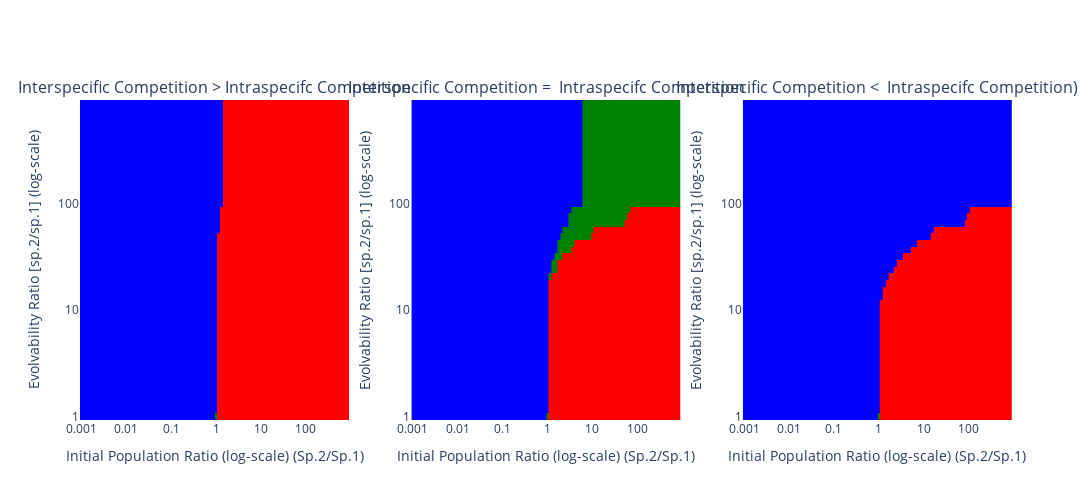

Notebook source saved alongside this figure:
### Code cell
import numpy as np
import plotly.graph_objects as go
from plotly.subplots import make_subplots
import plotly.io as pio

# Assume the following classes and functions are defined elsewhere in your code:
# from your_module import Parameters_for_Analysis, run_simulation_and_get_outcome_instance

def plot_2d_sensitivity_analysis_initial_pop_vs_evolvability(
    N2_N1_ratios,
    V_A2_V_A1_ratios,
    final_outcomes_matrix,
    subplot_row,
    subplot_col,
    fig
):
    """
    Plots a heatmap for a specific competitive regime.

    Parameters:
    - N2_N1_ratios (array): Ratios of initial populations (fast-ev./slow-ev.).
    - V_A2_V_A1_ratios (array): Ratios of evolvability (V_A2/V_A1).
    - final_outcomes_matrix (2D array): Simulation outcomes.
    - subplot_row (int): Row index in the subplot grid.
    - subplot_col (int): Column index in the subplot grid.
    - fig (Figure): Plotly figure object to add the heatmap to.
    """
    color_map = {
        "sp 2 (high-genetic-var) wins, sp 1 (low-genetic-var) extinct": 0,
        "sp 1 (low-genetic-var) wins, sp 2 (high-genetic-var) extinct": 1,
        "both extinct": 2,
        "both coexist": 3
    }

    # Convert the final outcomes to numerical values
    numerical_matrix = np.vectorize(color_map.get)(final_outcomes_matrix)

    # Define colors for the heatmap
    colorscale = [
        [0.0, 'red'],       # sp 2 wins, sp 1 extinct
        [1/3, 'blue'],      # sp 1 wins, sp 2 extinct
        [2/3, 'black'],     # both coexist
        [1.0, 'green']      # both extinct
    ]

    # Create the heatmap
    heatmap = go.Heatmap(
        z=numerical_matrix.T,  # Transpose the matrix to align axes correctly
        x=N2_N1_ratios,
        y=V_A2_V_A1_ratios,
        colorscale=colorscale,
        showscale=False,  # We'll add a single color scale later
        hovertemplate='N2/N1: %{x}<br>V_A2/V_A1: %{y}<br>Outcome: %{z}<extra></extra>'
    )

    # Add the heatmap to the specified subplot
    fig.add_trace(heatmap, row=subplot_row, col=subplot_col)

    # Update axes for each subplot
    fig.update_xaxes(
        title_text='Initial Population Ratio (log) (fast-ev./slow-ev.)',
        type='log',
        tickvals=[0.001, 0.01, 0.1, 1, 10, 100, 1000, 10000],
        ticktext=["0.001", "0.01", "0.1", "1", "10", "100", "1000", "10000"],
        row=subplot_row,
        col=subplot_col
    )
    fig.update_yaxes(
        title_text='Evolvability Ratio [fast-ev./slow-ev.] (log)',
        type='log',
        tickvals=[1, 10, 100, 1000],
        ticktext=['1', '10', '100', '1000'],
        row=subplot_row,
        col=subplot_col
    )

def generate_parameters_with_varied_parameters(
    N2_N1_ratios,
    V_A2_V_A1_ratios,
    competition_params,
    base_parameters
):
    """
    Generates a list of Parameters_for_Analysis objects with varied competition parameters.

    Parameters:
    - N2_N1_ratios (array): Ratios of initial populations (fast-ev./slow-ev.).
    - V_A2_V_A1_ratios (array): Ratios of evolvability (V_A2/V_A1).
    - competition_params (dict): Dictionary containing alpha parameters.
    - base_parameters (Parameters_for_Analysis): Base parameters for the analysis.

    Returns:
    - parameters_list (list): List of Parameters_for_Analysis objects.
    """
    parameters_list = []
    for N2_N1 in N2_N1_ratios:
        for V_A2_V_A1 in V_A2_V_A1_ratios:
            # Use base V_A1 and V_A2 without scaling

            # Update base_parameters with competition parameters
            updated_base_params = base_parameters.__dict__.copy()
            updated_base_params.update(competition_params)
            updated_base_params['V_A1'] = 0.01
            updated_base_params['V_A2'] = 0.01

            # Set initial_population_species_2 based on the ratio
            updated_base_params['initial_population_species_2'] = updated_base_params['initial_population_species_1'] * N2_N1
            updated_base_params['V_A2'] = updated_base_params['V_A1'] * V_A2_V_A1  # Ensure correct V_A2 scaling if needed

            # Instantiate Parameters_for_Analysis with updated parameters
            parameters = Parameters_for_Analysis(base_parameters=base_parameters, **updated_base_params)
            parameters_list.append(parameters)
    return parameters_list

def run_sensitivity_analysis(parameters_list):
    """
    Runs the simulation for each set of parameters and collects the outcomes.

    Parameters:
    - parameters_list (list): List of Parameters_for_Analysis objects.

    Returns:
    - final_outcomes_list (list): List of simulation outcome strings.
    """
    final_outcomes_list = []
    for parameters in parameters_list:
        final_outcome_instance = run_simulation_and_get_outcome_instance(parameters)
        final_outcomes_list.append(final_outcome_instance.outcome)
    return final_outcomes_list

def run_multipanel_sensitivity_analysis(
    N2_N1_ratios,
    V_A2_V_A1_ratios,
    competition_types,
    base_parameters
):
    """
    Runs the sensitivity analysis across different competition types.

    Parameters:
    - N2_N1_ratios (array): Ratios of initial populations (fast-ev./slow-ev.).
    - V_A2_V_A1_ratios (array): Ratios of evolvability (V_A2/V_A1).
    - competition_types (list): List of dictionaries defining competition types and their alpha parameters.
    - base_parameters (Parameters_for_Analysis): Base parameters for the analysis.

    Returns:
    - final_outcomes_matrices (dict): Dictionary with outcomes for each competition type.
    """
    final_outcomes_matrices = {}
    for comp_idx, competition in enumerate(competition_types, start=1):
        comp_name = competition['name']
        comp_params = competition['params']
        final_outcomes_matrices[comp_name] = {}
        
        print(f"Running sensitivity analysis for Competition: {comp_name}...")
        parameters_list = generate_parameters_with_varied_parameters(
            N2_N1_ratios,
            V_A2_V_A1_ratios,
            comp_params,
            base_parameters
        )
        final_outcomes_list = run_sensitivity_analysis(parameters_list)
        final_outcomes_matrix = np.array(final_outcomes_list).reshape(len(N2_N1_ratios), len(V_A2_V_A1_ratios))
        final_outcomes_matrices[comp_name] = final_outcomes_matrix
    return final_outcomes_matrices

def plot_multipanel_sensitivity_analysis(
    N2_N1_ratios,
    V_A2_V_A1_ratios,
    final_outcomes_matrices,
    competition_types
):
    """
    Plots a 3x1 multipanel heatmap of sensitivity analysis outcomes across competition types.

    Parameters:
    - N2_N1_ratios (array): Ratios of initial populations (fast-ev./slow-ev.).
    - V_A2_V_A1_ratios (array): Ratios of evolvability (V_A2/V_A1).
    - final_outcomes_matrices (dict): Dictionary with outcomes for each competition type.
    - competition_types (list): List of dictionaries defining competition types and their alpha parameters.
    """
    # Define a universal color_map for all heatmaps
    color_map = {
        "sp 2 (high-genetic-var) wins, sp 1 (low-genetic-var) extinct": 0,
        "sp 1 (low-genetic-var) wins, sp 2 (high-genetic-var) extinct": 1,
        "both extinct": 2,
        "both coexist": 3
    }

    # Create a subplot figure with 3 rows and 1 column
    fig = make_subplots(
        rows=1, cols=3,
        subplot_titles=[
            f"{comp['name']}"
            for comp in competition_types
        ],
        vertical_spacing=0.1
    )

    # Iterate through competition types to plot each heatmap
    for col_idx, competition in enumerate(competition_types, start=1):
        comp_name = competition['name']
        final_outcomes_matrix = final_outcomes_matrices[comp_name]
        plot_2d_sensitivity_analysis_initial_pop_vs_evolvability(
            N2_N1_ratios,
            V_A2_V_A1_ratios,
            final_outcomes_matrix,
            subplot_row=1,
            subplot_col=col_idx,
            fig=fig
        )

    # Add a single color scale to the right of all subplots
    # Create a separate colorbar
    fig.add_trace(
        go.Heatmap(
            z=[0, 1, 2, 3],
            colorscale=[
                [0.0, 'red'],       # sp 2 wins, sp 1 extinct
                [1/3, 'blue'],      # sp 1 wins, sp 2 extinct
                [2/3, 'black'],     # both coexist
                [1.0, 'green']      # both extinct
            ],
            showscale=True,
            colorbar=dict(
                title="Outcome",
                tickvals=[0, 1, 2, 3],
                ticktext=list(color_map.keys()),
                len=0.8,
                y=0.5,
                title_side="right",
                titleside="right"
            ),
            zmin=0,
            zmax=3,
            visible=False  # Hide the heatmap itself
        ),
        row=1, col=1  # Position the colorbar on the first subplot
    )

    # Update the overall layout of the figure
    fig.update_layout(
        width=1500,  # Adjusted width for better spacing
        height=500,  # Adjusted height for better spacing (since it's 3x1)
        template='plotly',
        showlegend=False
    )

    # Show the figure
    pio.show(fig)

def main():
    """
    Main function to execute the sensitivity analysis and plotting.
    """
    # Define competition types with their respective alpha parameters
    competition_types = [
        {
            'name': 'Interspecific Competition > Intraspecifc Competition', 
            'params': {
                'alpha11': 0.0025,
                'alpha12': 0.005,
                'alpha21': 0.005,
                'alpha22': 0.0025
            }
        },
        {
            'name': 'Interspecific Competition =  Intraspecifc Competition',
            'params': {
                'alpha11': 0.00375,
                'alpha12': 0.00375,
                'alpha21': 0.00375,
                'alpha22': 0.00375
            }
        },
        {
            'name': 'Interspecific Competition <  Intraspecifc Competition)',
            'params': {
                'alpha11': 0.005,
                'alpha12': 0.0025,
                'alpha21': 0.0025,
                'alpha22': 0.005
            }
        }
    ]

    # Define the power ranges for the ratios
    N2_N1_powers = np.arange(-3, 3, 0.0625)
    V_A2_V_A1_powers = np.arange(0, 3, 0.0625)

    # Calculate the actual ratios
    N2_N1_ratios = np.power(10.0, N2_N1_powers)
    V_A2_V_A1_ratios = np.power(10.0, V_A2_V_A1_powers)

    # Run sensitivity analysis for each competition type
    final_outcomes_matrices = run_multipanel_sensitivity_analysis(
        N2_N1_ratios,
        V_A2_V_A1_ratios,
        competition_types,
        base_parameters  # Assumes base_parameters is defined elsewhere
    )

    # Plot the multipanel heatmaps
    plot_multipanel_sensitivity_analysis(
        N2_N1_ratios,
        V_A2_V_A1_ratios,
        final_outcomes_matrices,
        competition_types
    )

if __name__ == "__main__":
    main()

### Figure 1 — Plotly figure (JSON) as saved in the notebook; plotly's stock layout.template omitted (floating-point values rounded to 4 significant figures; data arrays with more than 128 entries replaced by an {"elided": "..."} marker saying what was removed)
{"data": [{"colorscale": [[0, "red"], [0.3333, "blue"], [0.6667, "black"], [1, "green"]], "hovertemplate": "N2/N1: %{x}<br>V_A2/V_A1: %{y}<br>Outcome: %{z}<extra></extra>", "showscale": false, "type": "heatmap", "x": [0.001, 0.001155, 0.001334, 0.00154, 0.001778, 0.002054, 0.002371, 0.002738, 0.003162, 0.003652, 0.004217, 0.00487, 0.005623, 0.006494, 0.007499, 0.00866, 0.01, 0.01155, 0.01334, 0.0154, 0.01778, 0.02054, 0.02371, 0.02738, 0.03162, 0.03652, 0.04217, 0.0487, 0.05623, 0.06494, 0.07499, 0.0866, 0.1, 0.1155, 0.1334, 0.154, 0.1778, 0.2054, 0.2371, 0.2738, 0.3162, 0.3652, 0.4217, 0.487, 0.5623, 0.6494, 0.7499, 0.866, 1, 1.155, 1.334, 1.54, 1.778, 2.054, 2.371, 2.738, 3.162, 3.652, 4.217, 4.87, 5.623, 6.494, 7.499, 8.66, 10, 11.55, 13.34, 15.4, 17.78, 20.54, 23.71, 27.38, 31.62, 36.52, 42.17, 48.7, 56.23, 64.94, 74.99, 86.6, 100, 115.5, 133.4, 154.0, 177.8, 205.4, 237.1, 273.8, 316.2, 365.2, 421.7, 487.0, 562.3, 649.4, 749.9, 866.0], "xaxis": "x", "y": [1, 1.155, 1.334, 1.54, 1.778, 2.054, 2.371, 2.738, 3.162, 3.652, 4.217, 4.87, 5.623, 6.494, 7.499, 8.66, 10, 11.55, 13.34, 15.4, 17.78, 20.54, 23.71, 27.38, 31.62, 36.52, 42.17, 48.7, 56.23, 64.94, 74.99, 86.6, 100, 115.5, 133.4, 154.0, 177.8, 205.4, 237.1, 273.8, 316.2, 365.2, 421.7, 487.0, 562.3, 649.4, 749.9, 866.0], "yaxis": "y", "z": {"elided": "48x96 int values"}}, {"colorscale": [[0, "red"], [0.3333, "blue"], [0.6667, "black"], [1, "green"]], "hovertemplate": "N2/N1: %{x}<br>V_A2/V_A1: %{y}<br>Outcome: %{z}<extra></extra>", "showscale": false, "type": "heatmap", "x": [0.001, 0.001155, 0.001334, 0.00154, 0.001778, 0.002054, 0.002371, 0.002738, 0.003162, 0.003652, 0.004217, 0.00487, 0.005623, 0.006494, 0.007499, 0.00866, 0.01, 0.01155, 0.01334, 0.0154, 0.01778, 0.02054, 0.02371, 0.02738, 0.03162, 0.03652, 0.04217, 0.0487, 0.05623, 0.06494, 0.07499, 0.0866, 0.1, 0.1155, 0.1334, 0.154, 0.1778, 0.2054, 0.2371, 0.2738, 0.3162, 0.3652, 0.4217, 0.487, 0.5623, 0.6494, 0.7499, 0.866, 1, 1.155, 1.334, 1.54, 1.778, 2.054, 2.371, 2.738, 3.162, 3.652, 4.217, 4.87, 5.623, 6.494, 7.499, 8.66, 10, 11.55, 13.34, 15.4, 17.78, 20.54, 23.71, 27.38, 31.62, 36.52, 42.17, 48.7, 56.23, 64.94, 74.99, 86.6, 100, 115.5, 133.4, 154.0, 177.8, 205.4, 237.1, 273.8, 316.2, 365.2, 421.7, 487.0, 562.3, 649.4, 749.9, 866.0], "xaxis": "x2", "y": [1, 1.155, 1.334, 1.54, 1.778, 2.054, 2.371, 2.738, 3.162, 3.652, 4.217, 4.87, 5.623, 6.494, 7.499, 8.66, 10, 11.55, 13.34, 15.4, 17.78, 20.54, 23.71, 27.38, 31.62, 36.52, 42.17, 48.7, 56.23, 64.94, 74.99, 86.6, 100, 115.5, 133.4, 154.0, 177.8, 205.4, 237.1, 273.8, 316.2, 365.2, 421.7, 487.0, 562.3, 649.4, 749.9, 866.0], "yaxis": "y2", "z": {"elided": "48x96 int values"}}, {"colorscale": [[0, "red"], [0.3333, "blue"], [0.6667, "black"], [1, "green"]], "hovertemplate": "N2/N1: %{x}<br>V_A2/V_A1: %{y}<br>Outcome: %{z}<extra></extra>", "showscale": false, "type": "heatmap", "x": [0.001, 0.001155, 0.001334, 0.00154, 0.001778, 0.002054, 0.002371, 0.002738, 0.003162, 0.003652, 0.004217, 0.00487, 0.005623, 0.006494, 0.007499, 0.00866, 0.01, 0.01155, 0.01334, 0.0154, 0.01778, 0.02054, 0.02371, 0.02738, 0.03162, 0.03652, 0.04217, 0.0487, 0.05623, 0.06494, 0.07499, 0.0866, 0.1, 0.1155, 0.1334, 0.154, 0.1778, 0.2054, 0.2371, 0.2738, 0.3162, 0.3652, 0.4217, 0.487, 0.5623, 0.6494, 0.7499, 0.866, 1, 1.155, 1.334, 1.54, 1.778, 2.054, 2.371, 2.738, 3.162, 3.652, 4.217, 4.87, 5.623, 6.494, 7.499, 8.66, 10, 11.55, 13.34, 15.4, 17.78, 20.54, 23.71, 27.38, 31.62, 36.52, 42.17, 48.7, 56.23, 64.94, 74.99, 86.6, 100, 115.5, 133.4, 154.0, 177.8, 205.4, 237.1, 273.8, 316.2, 365.2, 421.7, 487.0, 562.3, 649.4, 749.9, 866.0], "xaxis": "x3", "y": [1, 1.155, 1.334, 1.54, 1.778, 2.054, 2.371, 2.738, 3.162, 3.652, 4.217, 4.87, 5.623, 6.494, 7.499, 8.66, 10, 11.55, 13.34, 15.4, 17.78, 20.54, 23.71, 27.38, 31.62, 36.52, 42.17, 48.7, 56.23, 64.94, 74.99, 86.6, 100, 115.5, 133.4, 154.0, 177.8, 205.4, 237.1, 273.8, 316.2, 365.2, 421.7, 487.0, 562.3, 649.4, 749.9, 866.0], "yaxis": "y3", "z": {"elided": "48x96 int values"}}, {"colorbar": {"len": 0.8, "ticktext": ["sp 2 (high-genetic-var) wins, sp 1 (low-genetic-var) extinct", "sp 1 (low-genetic-var) wins, sp 2 (high-genetic-var) extinct", "both extinct", "both coexist"], "tickvals": [0, 1, 2, 3], "title": {"side": "right", "text": "Outcome"}, "y": 0.5}, "colorscale": [[0, "red"], [0.3333, "blue"], [0.6667, "black"], [1, "green"]], "showscale": true, "type": "heatmap", "visible": false, "xaxis": "x", "yaxis": "y", "z": [0, 1, 2, 3], "zmax": 3, "zmin": 0}], "layout": {"annotations": [{"font": {"size": 16}, "showarrow": false, "text": "Interspecific Competition > Intraspecifc Competition", "x": 0.1444, "xanchor": "center", "xref": "paper", "y": 1, "yanchor": "bottom", "yref": "paper"}, {"font": {"size": 16}, "showarrow": false, "text": "Interspecific Competition =  Intraspecifc Competition", "x": 0.5, "xanchor": "center", "xref": "paper", "y": 1, "yanchor": "bottom", "yref": "paper"}, {"font": {"size": 16}, "showarrow": false, "text": "Interspecific Competition <  Intraspecifc Competition)", "x": 0.8556, "xanchor": "center", "xref": "paper", "y": 1, "yanchor": "bottom", "yref": "paper"}], "height": 500, "showlegend": false, "width": 1500, "xaxis": {"anchor": "y", "domain": [0, 0.2889], "ticktext": ["0.001", "0.01", "0.1", "1", "10", "100", "1000", "10000"], "tickvals": [0.001, 0.01, 0.1, 1, 10, 100, 1000, 10000], "title": {"text": "Initial Population Ratio (log-scale) (Sp.2/Sp.1)"}, "type": "log"}, "xaxis2": {"anchor": "y2", "domain": [0.3556, 0.6444], "ticktext": ["0.001", "0.01", "0.1", "1", "10", "100", "1000", "10000"], "tickvals": [0.001, 0.01, 0.1, 1, 10, 100, 1000, 10000], "title": {"text": "Initial Population Ratio (log-scale) (Sp.2/Sp.1)"}, "type": "log"}, "xaxis3": {"anchor": "y3", "domain": [0.7111, 1], "ticktext": ["0.001", "0.01", "0.1", "1", "10", "100", "1000", "10000"], "tickvals": [0.001, 0.01, 0.1, 1, 10, 100, 1000, 10000], "title": {"text": "Initial Population Ratio (log-scale) (Sp.2/Sp.1)"}, "type": "log"}, "yaxis": {"anchor": "x", "domain": [0, 1], "ticktext": ["1", "10", "100", "1000"], "tickvals": [1, 10, 100, 1000], "title": {"text": "Evolvability Ratio [sp.2/sp.1] (log-scale)"}, "type": "log"}, "yaxis2": {"anchor": "x2", "domain": [0, 1], "ticktext": ["1", "10", "100", "1000"], "tickvals": [1, 10, 100, 1000], "title": {"text": "Evolvability Ratio [sp.2/sp.1] (log-scale)"}, "type": "log"}, "yaxis3": {"anchor": "x3", "domain": [0, 1], "ticktext": ["1", "10", "100", "1000"], "tickvals": [1, 10, 100, 1000], "title": {"text": "Evolvability Ratio [sp.2/sp.1] (log-scale)"}, "type": "log"}}}
